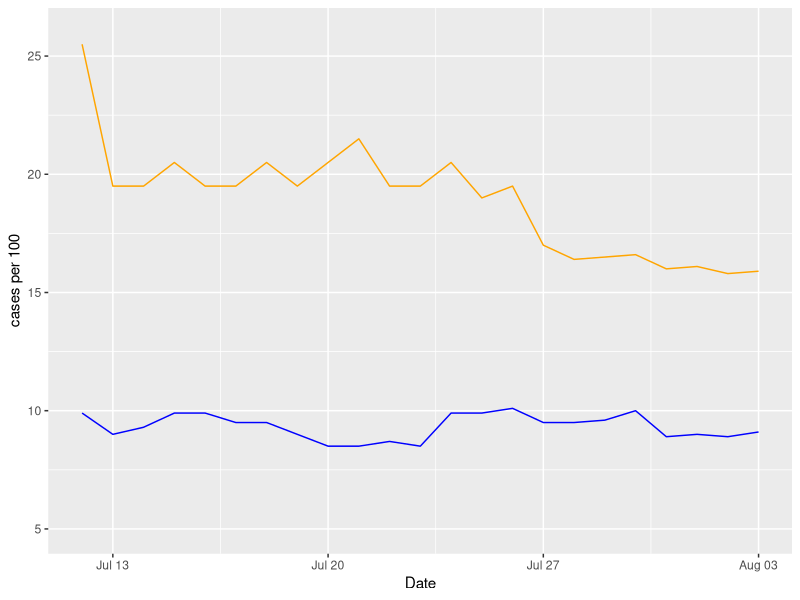

Recreate this plot in R.
## ---- chunk 1
library(tidyverse) 
library(lubridate)
library(ggplot2)
## ---- chunk 2
date = seq(mdy("7/12/2020"),mdy("8/3/2020"),by = 'days')
mask_count = c(25.5,19.5,19.5,20.5,19.5,19.5,20.5,19.5,20.5,21.5,19.5,19.5,20.5,19,19.5,17,16.4,16.5,16.6,16,16.1,15.8,15.9)
no_mask_count = c(9.9,9,9.3,9.9,9.9,9.5,9.5,9,8.5,8.5,8.7,8.5,9.9,9.9,10.1,9.5,9.5,9.6,10,8.9,9,8.9,9.1)
df <- data.frame(date,mask_count,no_mask_count)
view(df)
## ---- chunk 3
ggplot(df, aes(x = date, y = mask_count))+
  geom_line(aes(y = mask_count), colour = "orange") +
  geom_line(aes(y = no_mask_count), colour = "blue") +
  scale_x_date(name = "Date") +
  scale_y_continuous(name = "cases per 100", limits = c(5, 26))

